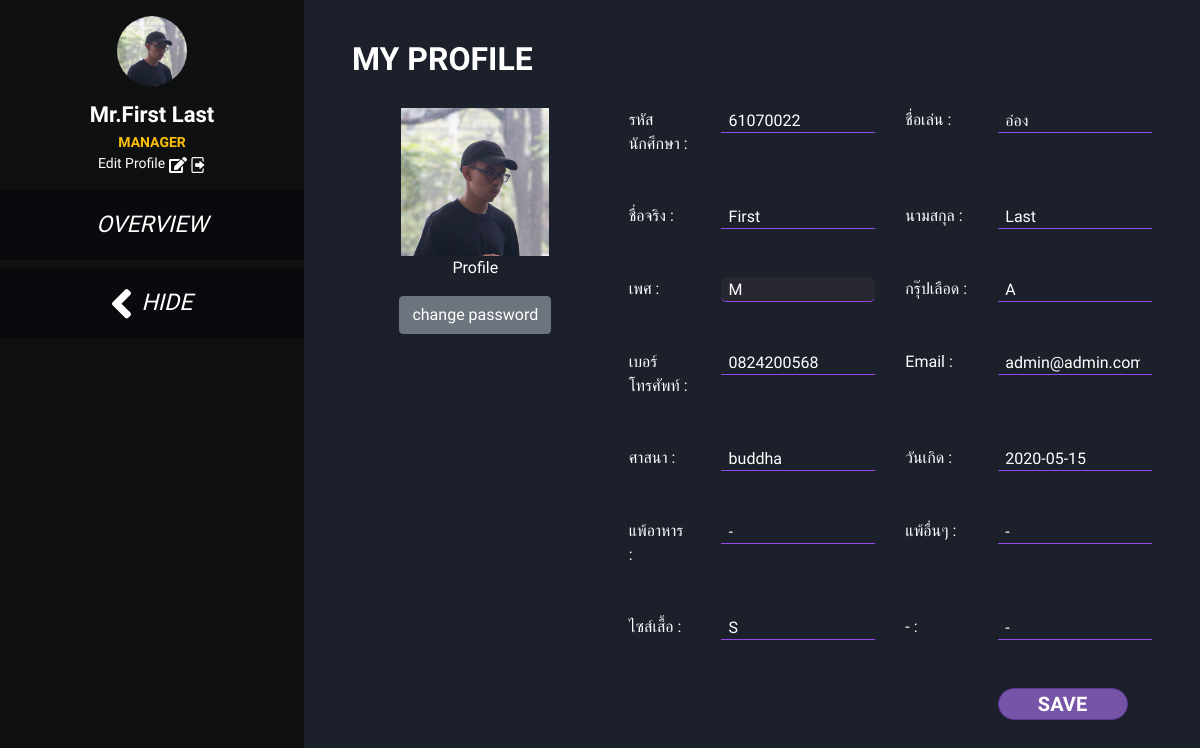
/profile/ (signed in), run on the app's committed database.
### personal/models.py (models this page shows)
class Personal(models.Model):
    SEX = (
        ('M', 'MALE'),
        ('F', 'FEMALE')
    )
    sid = models.CharField(max_length=8, null=True)
    first_name = models.CharField(max_length=255)
    last_name = models.CharField(max_length=255)
    nick_name = models.CharField(max_length=255)
    sex = models.CharField(choices=SEX, max_length=1)
    phone = models.CharField(max_length=10, null=True)
    email = models.CharField(max_length=255, null=True)
    blood_type = models.CharField(max_length=2, null=True)
    birthday = models.DateField(null=True)
    religion = models.CharField(max_length=255, null=True)
    food_allergy = models.TextField(default='-')
    congenital_disease = models.TextField(default='-')
    shirt_size = models.CharField(max_length=5)
    profile_pic = models.ImageField(upload_to='profiles/')

### index/models.py (models this page shows)
class user(AbstractUser):
    personal = models.OneToOneField(Personal, on_delete=models.CASCADE, null=True)

### index/views.py (the view)
# urls.py: path('profile/', views.my_profile, name='profile'),
@login_required
def my_profile(request):
    context = getPersonal(request)
    if request.method == 'POST':
        post = request.POST
        user_personal_id = request.user.personal_id
        personal = updatePersonal(post, user_personal_id)
        context['personal'] = personal
        messages.success(request, 'อัพเดตโปรไฟล์เสร็จสมบูรณ์')
    return render(request, 'profile.html', context)

### index/views.py (called while the page is built)
def getPersonal(request):
    if request.user.is_authenticated and request.user.personal_id:
        user = request.user
        context = {}
        personal = Personal.objects.get(pk=user.personal_id)
        sex = {'M': 'Mr.', 'F': 'Miss.'}
        name = sex[personal.sex] + \
            personal.first_name + ' ' + personal.last_name
        context['name'] = name
        context['personal'] = personal
        return context
    else:
        messages.warning(
            request, 'user ของคุณไม่มีการกรอกข้อมูล personal ระวังบัค')
        return {}

### index/templates/profile.html (shortened to what this page needs)
{% extends "base.html" %}
{% block content %}
{% load static %}
<link rel="stylesheet" type="text/css" href="{% static 'css/form.css'%}">
<label class="h2 text-uppercase font-weight-bold" style="margin-bottom: 30px;">
    My Profile
</label>
<form method="POST" action="{% url 'profile' %}">
    <div class="row">
        <div class="col-4 text-center">
            <img src="/media/{{ personal.profile_pic }}" style="width: 60%;" class="mx-auto d-block img-responsive">
            <p>Profile</p>
            <button type="button" class="btn btn-secondary" data-toggle="modal" data-target="#change_password">change
                password</button>
        </div>
        <div class="col-8">
            <div class="row">
                <div class="col-sm-2">
                    รหัสนักศึกษา :
                </div>
                <div class="col">
                    <input type="text" class="form-control input-box-reg" name="sid" value="{{ personal.sid }}">
                </div>
                <div class="col-sm-2">
                    ชื่อเล่น :
                </div>
                <div class="col">
                    <input type="text" class="form-control input-box-reg" name="nick_name"
                        value="{{ personal.nick_name }}">
                </div>
            </div>
            <div class="row mt-5">
                <div class="col-sm-2">
                    ชื่อจริง :
                </div>
                <div class="col">
                    <input type="text" class="form-control input-box-reg" name="first_name"
                        value="{{ personal.first_name }}">
                </div>
                <div class="col-sm-2">
                    นามสกุล :
                </div>
                <div class="col">
                    <div class="">
                        <input type="text" class="form-control input-box-reg" name="last_name"
                            value="{{ personal.last_name }}">
                    </div>
                </div>
            </div>
            <div class="row mt-5">
                <div class="col-sm-2">
                    เพศ :
                </div>
                <div class="col">
                    <input type="text" class="form-control input-box-reg" name="sex" value="{{ personal.sex }}"
                        disabled>
                </div>
                <div class="col-sm-2">
                    กรุ๊ปเลือด :
                </div>
                <div class="col">
                    <div class="">
                        <input type="text" class="form-control input-box-reg" name="blood_type"
                            value="{{ personal.blood_type }}">
                    </div>
                </div>
            </div>
            <div class="row mt-5">
                <div class="col-sm-2">
                    เบอร์โทรศัพท์ :
                </div>
                <div class="col">
                    <input type="text" class="form-control input-box-reg" name="phone" value="{{ personal.phone }}">
                </div>
                <div class="col-sm-2">
                    Email :
                </div>
                <div class="col">
                    <div class="">
                        <input type="text" class="form-control input-box-reg" name="email" value="{{ personal.email }}">
                    </div>
                </div>
            </div>
            <div class="row mt-5">
                <div class="col-sm-2">
                    ศาสนา :
                </div>
                <div class="col">
                    <input type="text" class="form-control input-box-reg" name="religion"
                        value="{{ personal.religion }}">
                </div>
                <div class="col-sm-2">
                    วันเกิด :
                </div>
                <div class="col">
                    <div class="">
                        <input type="text" class="form-control input-box-reg" name="birthday" id="birthday"
                            value="{{ personal.birthday|date:'Y-m-d' }}">
                    </div>
                </div>
            </div>
            <div class="row mt-5">
                <div class="col-sm-2">
                    แพ้อาหาร :
                </div>
                <div class="col">
                    <input type="text" class="form-control input-box-reg" name="food_allergy"
                        value="{{ personal.food_allergy }}">
                </div>
                <div class="col-sm-2">
                    แพ้อื่นๆ :
                </div>
                <div class="col">
                    <div class="">
                        <input type="text" class="form-control input-box-reg" name="congenital_disease"
                            value="{{ personal.congenital_disease }}">
                    </div>
                </div>
            </div>
            <div class="row mt-5">
                <div class="col-sm-2">
                    ไซส์เสื้อ :
                </div>
                <div class="col">
                    <input type="text" class="form-control input-box-reg" name="shirt_size"
                        value="{{ personal.shirt_size }}">
                </div>
                <div class="col-sm-2">
                    - :
                </div>
                <div class="col">
                    <div class="">
                        <input type="text" class="form-control input-box-reg" name="" value="-">
                    </div>
                </div>
            </div>
            <div class="row">
                <div class="col-8">
                </div>
                <div class="col-4">
                    <button class="btn btn-next btn-reg mt-5" type="submit" id="btn_submit">SAVE</button>
                </div>
            </div>
        </div>
    </div>
</form>
{% endblock %}

### templates/base.html (shortened to what this page needs)
<!DOCTYPE html> {% load static %}
<html lang="en">
<head>
    <link rel="stylesheet" type="text/css" href="{% static 'bootstrap/css/bootstrap.css'%}">
    <link rel="stylesheet" type="text/css" href="{% static 'css/my_style.css'%}">
    <link rel="stylesheet" type="text/css" href="{% static 'fontawesome-free/css/all.min.css' %}">
</head>
<body>
    <div class="d-flex" id="wrapper">
        {% if user.is_authenticated %}
        <div class="slide" id="sidebar-wrapper">
            <div class="list-group list-group-flush text-center mt-3" id="sidebar">
                <div class="profile">
                    <img src="{{ request.META.HTTP_NAME }}/media/{{ personal.profile_pic }}" class="mb-3 img_profile reg-login">
                    <p class="h4 mb-1 font-weight-bold" id="profile_name">{{ name }}</p>
                    <p class="text-warning font-weight-bold role text-uppercase">{{ user.groups.all.0 }}</p>
                    <p class="role">Edit Profile <a href="{% url 'profile' %}"><img src="/media/Icon awesome-edit.png"></a>
                        <a href="{% url 'logout' %}"><img src="/media/logout-16.png"></a>
                    </p>
                </div>
                <a href="{%url 'camp' %}" class="list-group-item box-side-sub Aligner mt-3" id="overview">
                    <em> OVERVIEW </em>
                </a>
                <a class="mt-2 box-side-sub Aligner" id="menu-toggle">
                    <em> <img src="/media/Icon awesome-angle-left.png" style="margin-right: 5px;" id="icon_hide"> HIDE
                    </em>
                </a>
            </div>
        </div>
        {% endif %}
        <div id="page-content-wrapper">
            <div class="m-2">
            </div>
            <div id="main-content">
                <div class="mr-5 ml-5">
                    {% block content %} {% endblock %}
                </div>
            </div>
        </div>
    </div>
</body>
</html>

### static/css/my_style.css (style rules this page uses)
:root { --bg-black: #090A0E; --bg-gray: #1C202B; --bg-aside: #0F1010; --bg-purple: #924BE7; }
body { overflow-x: hidden; background-color: var(--bg-gray); color: white !important; font-family: 'Sarabun', sans-serif; }
#main-content { margin-left: 19rem; -webkit-transition: margin .25s ease-out; -moz-transition: margin .25s ease-out; -o-transition: margin .25s ease-out; transition: margin .25s ease-out; }
#sidebar-wrapper { min-height: 100vh; margin-left: -19rem; position: fixed; -webkit-transition: margin .25s ease-out; -moz-transition: margin .25s ease-out; -o-transition: margin .25s ease-out; transition: margin .25s ease-out; }
#sidebar-wrapper .list-group { width: 19rem; }
#page-content-wrapper { min-width: 100vw; }
@media (min-width: 768px) { #sidebar-wrapper { margin-left: 0; } }
@media (min-width: 768px) { #page-content-wrapper { min-width: 0; width: 100%; } }
.box-side-sub { background-color: var(--bg-black); color: white; height: 70px; cursor: pointer; font-size: 23px; text-decoration: none !important; background-image: linear-gradient(to left, transparent, transparent 50%, var(--bg-purple) 50%, var(--bg-purple)); background-position: 100% 0; background-size: 200% 100%; }
.reg-login { background-color: var(--bg-gray); border-radius: 50px !important; width: 240px; height: 65px; margin-left: auto; margin-right: auto; }
.slide { background-color: var(--bg-aside); }
.Aligner { display: flex; align-items: center; justify-content: center; }
#profile_name { font-size: 22px; }
.role { font-size: 14px; margin: 0; }
.img_profile { width: 70px; height: 70px; }
.form-control:disabled { background-color: rgba(60, 58, 63, 0.3); border-radius: 5px; }

### static/css/form.css (style rules this page uses)
.input-box-reg { background-color: rgba(146, 75, 231, 0); border: 1px solid #924BE7; color: white; padding-left: 5% !important; border-top: 0; border-left: 0; border-right: 0; border-radius: 0; height: 25px; }
.btn-next { border: 1px solid #5D3794; background-color: #7654A7; color: white; border-radius: 25px; width: 130px; font-size: 20px; font-weight: bolder; }
.btn-reg { padding-top: 0; padding-bottom: 0; }

### data on the page
Personal: profile_pic (picture), sid "61070022", nick_name "อ๋อง", first_name "First", last_name "Last", sex "M", blood_type "A", phone "0824200568", email "admin@admin.com", religion "buddha", birthday "2020-05-15", food_allergy "-", congenital_disease "-", shirt_size "S"
user: groups.all.0 "MANAGER"

### other printed values
{{ name }} "Mr.First Last"
